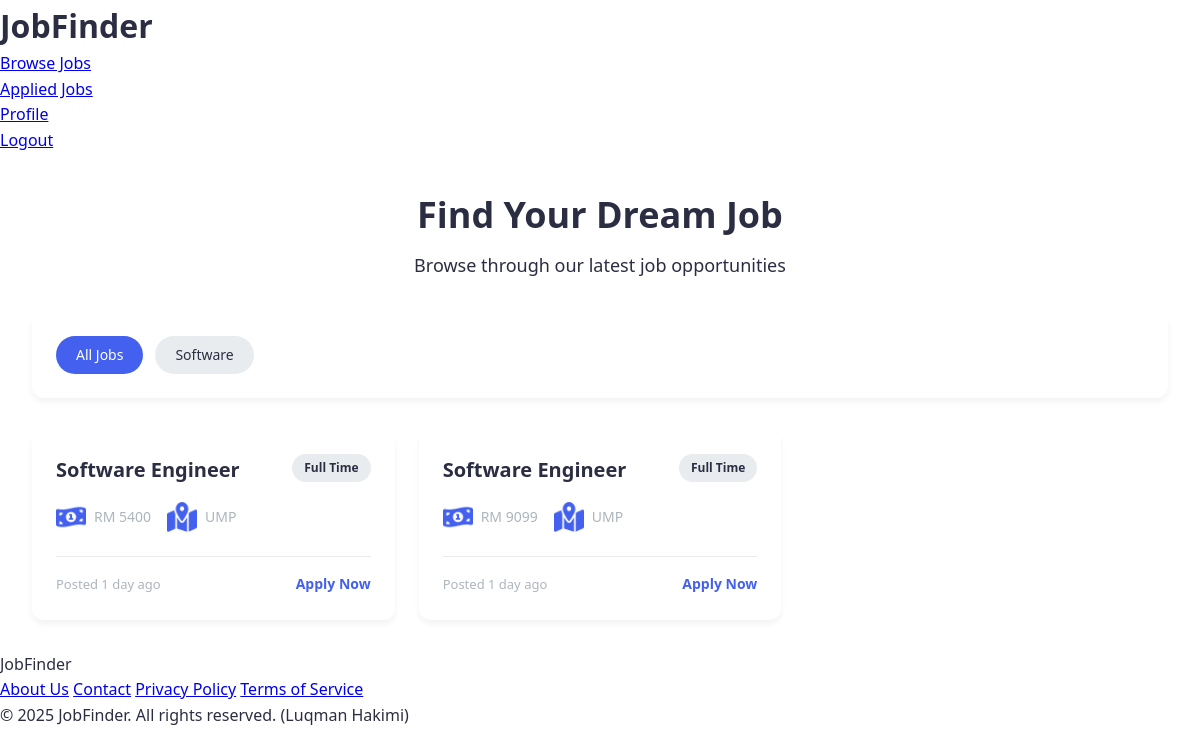
/Listing.php (signed in), run on the app's committed database.
### tables this page shows
CREATE TABLE job_listing (
    ListingID int(20) NOT NULL PRIMARY KEY,
    Position varchar(100) NOT NULL,
    EmployerID varchar(20) NOT NULL,
    JbLV varchar(20) NOT NULL COMMENT 'Level for Applied Position(Entry, Intermediate etc)',
    MinLV varchar(20) NOT NULL COMMENT 'Minimum level of education(Diploma/GCSE)',
    CourseType varchar(50) NOT NULL COMMENT 'Course/Major Type(Science Com, Adminstration, Accounting, Busniess etc)',
    CType varchar(20) NOT NULL COMMENT 'Contract Type(Part Time, Full Time, Permanent)',
    Salary varchar(20) NOT NULL COMMENT 'Salary Range(Exp: 1499 - 2000)',
    Tags varchar(100) NOT NULL COMMENT 'Tags for SEO(Search Engine Optimization)',
    PostDate date NOT NULL COMMENT 'Date of Job Posted on',
    Location varchar(100) NOT NULL COMMENT 'Location of Job Position',
    Status varchar(20) NOT NULL,
    FOREIGN KEY (EmployerID) REFERENCES `employer`(Email)
);

### Listing.php (the view, shortened to what this page needs)
<html lang="en">
<head>
    <link rel="stylesheet" href="css/Listing.css">
</head>
<body>
    <header>
        <div class="header-container">
            <div class="logo">
                <h1>JobFinder</h1>
            </div>
            <nav>
                <ul>
                    <li><a href="Listing.php" class="active">Browse Jobs</a></li>
                    <li><a href="Applied.php">Applied Jobs</a></li>
                    <li><a href="Profile.php">Profile</a></li>
                    <li><a href="Login.php">Logout</a></li>
                </ul>
            </nav>
        </div>
    </header>
    <main class="main-content">
        <section class="browse-section">
            <div class="section-header">
                <h2>Find Your Dream Job</h2>
                <p>Browse through our latest job opportunities</p>
            </div>
            <div class="filter-section">
                <div class="tags">
                    <?php
                    include("connection.php");
                    $tagQuery = "SELECT DISTINCT tags FROM job_listing";
                    $tagResult = mysqli_query($conn, $tagQuery);
                    $selectedTag = isset($_GET['tags']) ? $_GET['tags'] : '';
                    if ($tagResult && mysqli_num_rows($tagResult) > 0) {
                        echo '<a href="Listing.php" class="tag-btn '.($selectedTag === '' ? 'active' : '').'">All Jobs</a>';
                        while ($row = mysqli_fetch_assoc($tagResult)) {
                            $tag = htmlspecialchars($row['tags']);
                            $active = ($selectedTag === $tag) ? 'active' : '';
                            echo "<a href='Listing.php?tags=$tag' class='tag-btn $active'>$tag</a>";
                        }
                    }
                    ?>
                </div>
            </div>
        </section>
        <section class="job-listings">
            <?php
            if ($selectedTag) {
                $jobQuery = "SELECT * FROM job_listing WHERE tags = ? AND Status = 'Active'";
                $stmt = mysqli_prepare($conn, $jobQuery);
                mysqli_stmt_bind_param($stmt, "s", $selectedTag);
                mysqli_stmt_execute($stmt);
                $jobResult = mysqli_stmt_get_result($stmt);
            } else {
                $jobQuery = "SELECT * FROM job_listing WHERE Status = 'Active'";
                $jobResult = mysqli_query($conn, $jobQuery);
            }
            if ($jobResult && mysqli_num_rows($jobResult) > 0) {
                echo '<div class="job-grid">';
                while ($job = mysqli_fetch_assoc($jobResult)) {
                    $postDate = new DateTime($job['PostDate']);
                    $now = new DateTime();
                    $interval = $now->diff($postDate);
                    $daysAgo = $interval->days;
                    echo "<a href='Apply.php?job_id=" . htmlspecialchars($job['ListingID']) . "' class='job-card'>";
                    echo "<div class='job-header'>";
                    echo "<h3>" . htmlspecialchars($job['Position']) . "</h3>";
                    echo "<span class='job-type'>" . htmlspecialchars($job['CType']) . "</span>";
                    echo "</div>";
                    echo "<div class='job-details'>";
                    echo "<div class='detail-item'><img src='image/money.png' alt='Salary Icon' class='icon'> RM " . htmlspecialchars($job['Salary']) . "</div>";
                    echo "<div class='detail-item'><img src='image/location.png' alt='Location Icon' class='icon'> " . htmlspecialchars($job['Location']) . "</div>";
                    echo "</div>";
                    echo "<div class='job-footer'>";
                    if ($interval->invert == 1) {
                        if ($daysAgo == 0) {
                            echo "<span class='post-date'>Posted today</span>";
                        } elseif ($daysAgo == 1) {
                            echo "<span class='post-date'>Posted 1 day ago</span>";
                        } else {
                            echo "<span class='post-date'>Posted $daysAgo days ago</span>";
                        }
                    } else {
                        echo "<span class='post-date'>Posted on " . htmlspecialchars($job['PostDate']) . "</span>";
                    }
                    echo "<span class='apply-now'>Apply Now</span>";
                    echo "</div>";
                    echo "</a>";
                }
                echo '</div>';
            } else {
                echo '<div class="no-jobs">';
                echo '<h3>No jobs found</h3>';
                echo '<p>Try adjusting your search or check back later</p>';
                echo '</div>';
            }
            ?>
        </section>
    </main>
    <footer>
        <div class="footer-container">
            <div class="footer-content">
                <div class="footer-logo">
                    <span>JobFinder</span>
                </div>
                <div class="footer-links">
                    <a href="#">About Us</a>
                    <a href="#">Contact</a>
                    <a href="#">Privacy Policy</a>
                    <a href="#">Terms of Service</a>
                </div>
            </div>
            <div class="copyright">
                <p>&copy; 2025 JobFinder. All rights reserved. (Luqman Hakimi)</p>
            </div>
        </div>
    </footer>
</body>
</html>

### css/Listing.css (style rules this page uses)
* { margin: 0; padding: 0; box-sizing: border-box; }
body { font-family: 'Segoe UI', Tahoma, Geneva, Verdana, sans-serif; color: #2b2d42; line-height: 1.6; background-image: url('../Assets/Image/bg1.jpg'); background-size: cover; background-position: center; background-repeat: no-repeat; background-attachment: fixed; position: relative; z-index: 0; }
body::before { content: ""; position: fixed; top: 0; left: 0; right: 0; bottom: 0; z-index: 0; pointer-events: none; }
.main-content { max-width: 1200px; margin: 32px auto; padding: 0 32px; }
.section-header { text-align: center; margin-bottom: 32px; }
.section-header h2 { font-size: 36px; color: #2b2d42; margin-bottom: 8px; }
.section-header p { color: #2b2d42; font-size: 18px; }
.filter-section { background: white; padding: 24px; border-radius: 12px; box-shadow: 0 4px 6px rgba(0, 0, 0, 0.05); margin-bottom: 32px; }
.tags { display: flex; flex-wrap: wrap; gap: 12px; }
.tag-btn { padding: 8px 20px; background: #e9ecef; border-radius: 50px; color: #2b2d42; text-decoration: none; font-size: 14px; transition: all 0.3s ease; border: none; cursor: pointer; }
.tag-btn.active { background: #4361ee; color: white; }
.job-grid { display: grid; grid-template-columns: repeat(auto-fill, minmax(350px, 1fr)); gap: 24px; }
.job-card { background: white; border-radius: 12px; padding: 24px; text-decoration: none; color: #2b2d42; transition: all 0.3s ease; box-shadow: 0 4px 6px rgba(0, 0, 0, 0.05); display: flex; flex-direction: column; height: 100%; }
.job-header { margin-bottom: 16px; display: flex; justify-content: space-between; align-items: flex-start; }
.job-header h3 { font-size: 20px; color: #2b2d42; margin-right: 16px; }
.job-type { background: #e9ecef; color: #2b2d42; padding: 4px 12px; border-radius: 50px; font-size: 12px; font-weight: 600; }
.job-details { display: flex; flex-wrap: wrap; gap: 16px; margin-bottom: 24px; }
.detail-item { display: flex; align-items: center; gap: 8px; font-size: 14px; color: #adb5bd; }
.job-footer { margin-top: auto; display: flex; justify-content: space-between; align-items: center; padding-top: 16px; border-top: 1px solid #e9ecef; }
.post-date { font-size: 13px; color: #adb5bd; }
.apply-now { color: #4361ee; font-weight: 600; font-size: 14px; display: flex; align-items: center; gap: 4px; }
.icon { height: 30px; width: 30px; }
.section-header, h2, .job-card, .no-applied-msg, footer, .filter-section { position: relative; z-index: 1; }

### data on the page
job_listing: Position "Software Engineer", CType "Full Time", Salary "5400", Location "UMP", PostDate "Posted 1 day ago"
job_listing: Position "Software Engineer", CType "Full Time", Salary "9099", Location "UMP", PostDate "Posted 1 day ago"

### other printed values
$tag "Software"
